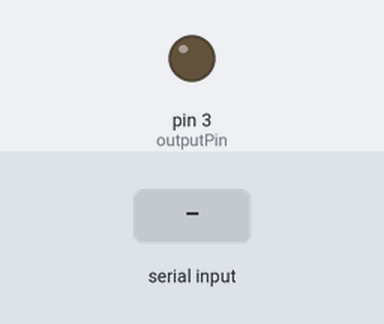
A sketch run on a simulated Arduino Uno, built with avr-gcc and run on an emulated ATmega328P. Parts: output pins drawn as LEDs (lit = HIGH). The inputs (shaded band) are chosen by the test bench. What the sketch prints to the serial monitor is not drawn.

Above: at 1.2 s.
1.3 s: "90,45\n" received over Serial
At 2.0 s:
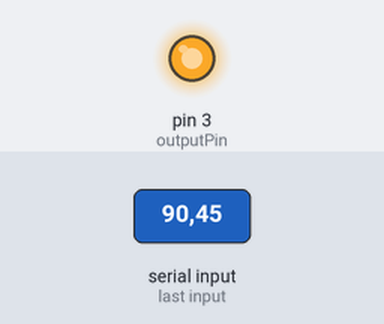
3.8 s: "30,150\n" received over Serial
At 5.9 s:
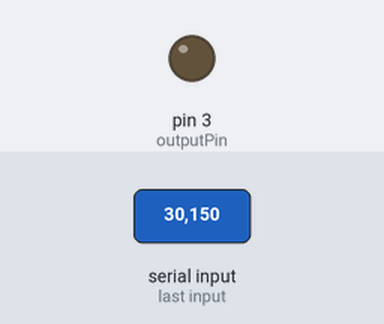
Timing chart, 0 to 7.4 s (numbered marks = the images above; inputs shaded):
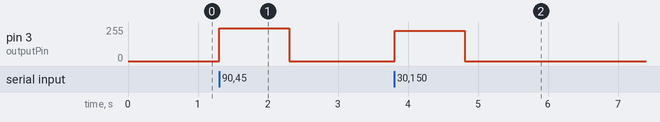

Measured:
- after the input at 1.3 s, pin 3 (outputPin): 0/255 → 247/255 at once, → 0/255 1.0 s later
- after the input at 3.8 s, pin 3 (outputPin): 0/255 → 226/255 at once, → 0/255 1.0 s later

The sketch:

szkic_06_08.ino
```cpp
//szkic 06.08.

const int outputPin = 3;

void setup()
{
  pinMode(outputPin, OUTPUT);
  Serial.begin(9600);
  Serial.println("Wpisz napięcie w granicach od 0 V do 5 V");
}

void loop()
{
  if (Serial.available() > 0)
  {
      float volts = Serial.parseFloat();
      int pwmValue = volts * 255.0 / 5.0;
      analogWrite(outputPin, pwmValue);

  }
}
```
